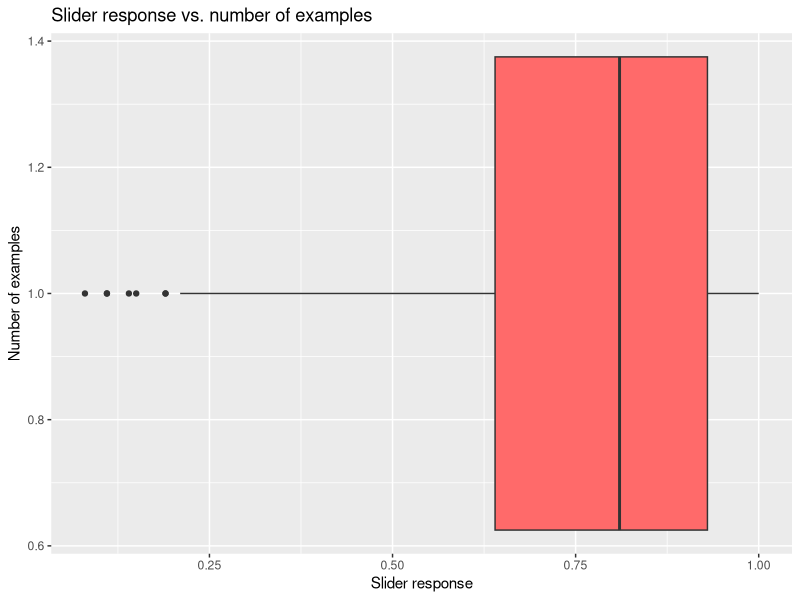
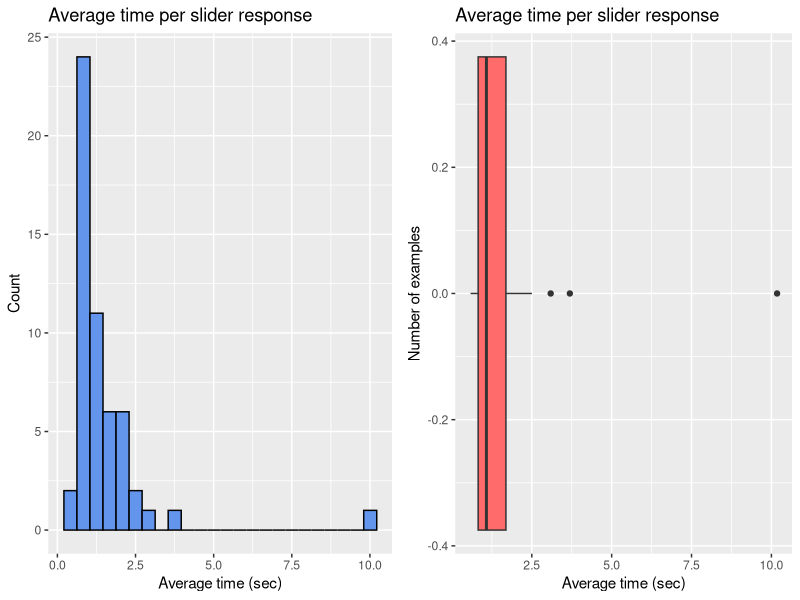
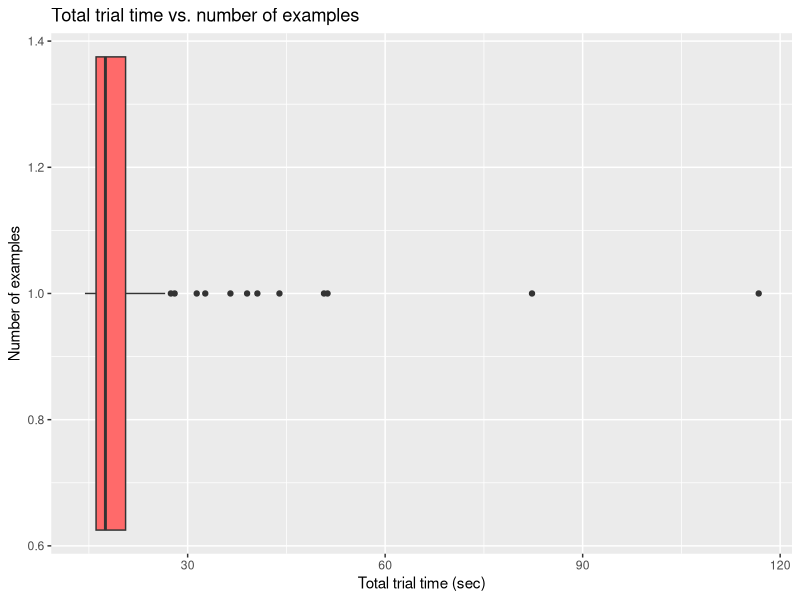
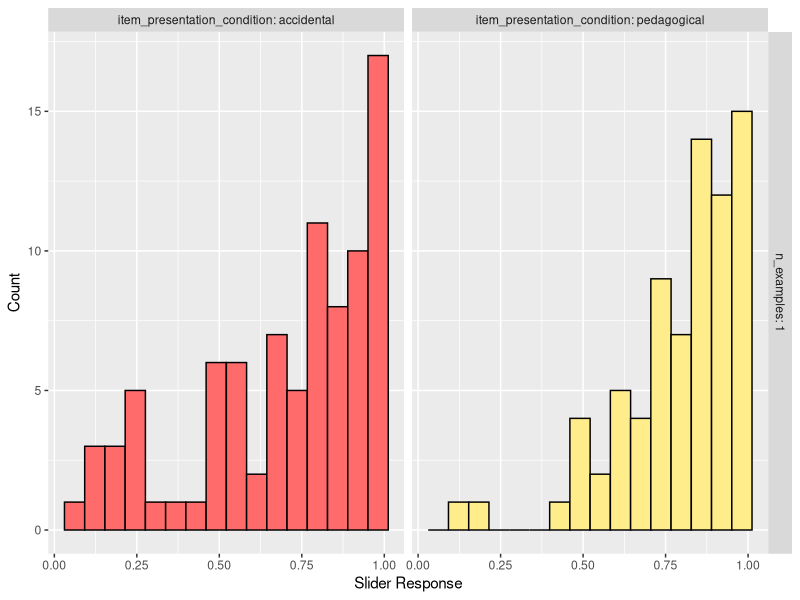
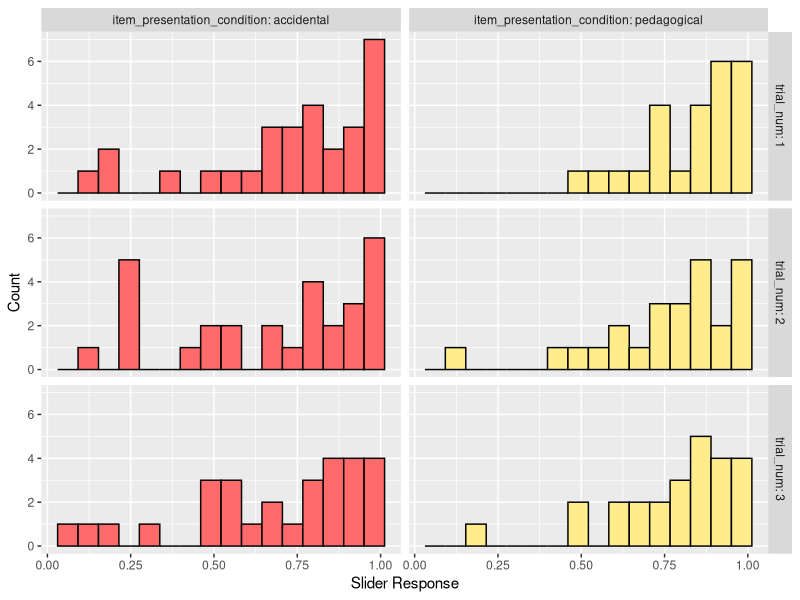
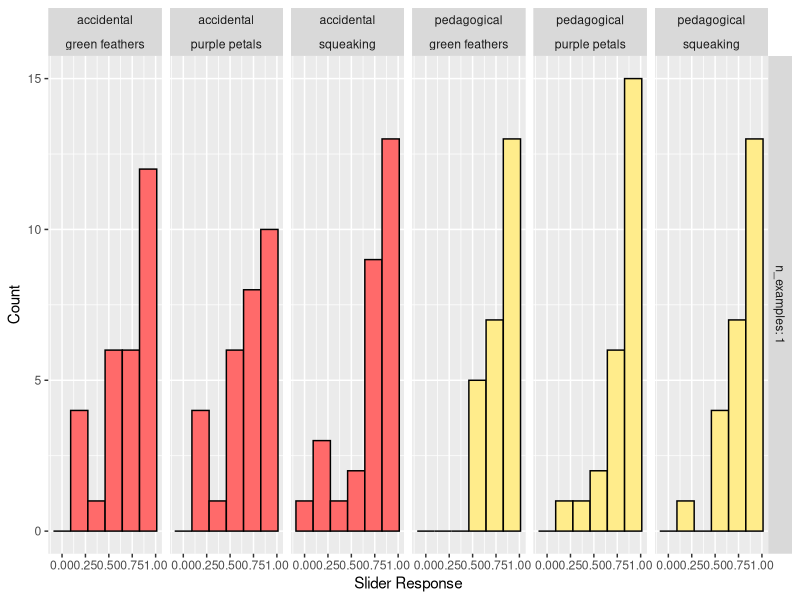
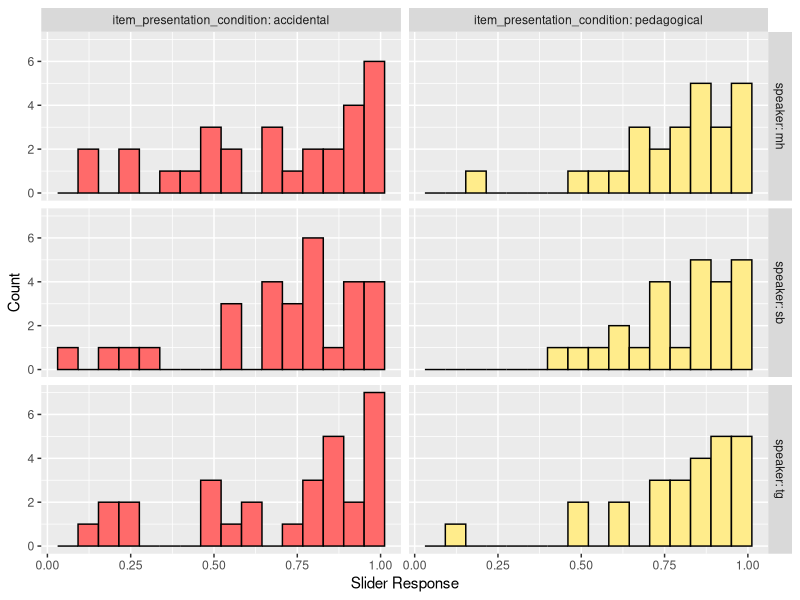

Recreate these plots in R, in order.
## ---- chunk 1

library("ggplot2")
library("gridExtra")

## ---- chunk 2

catch_trials_dada <- read.csv("catch_trials_data.csv")
combined_trials_data <- read.csv("combined_trials_data.csv")
subject_info_data <- read.csv("subject_info_data.csv")

## ---- chunk 3

n_examples_labels <- c("n_examples: 1", "n_examples: 2", "n_examples:3")
names(n_examples_labels) <- c("1", "2", "3")

trial_num_labels <- c("trial_num: 1", "trial_num: 2", "trial_num: 3")
names(trial_num_labels) <- c("1", "2", "3")

## ---- chunk 4

ggplot(data=combined_trials_data, aes(x=slider_response, y=n_examples, group=n_examples, fill=as.factor(n_examples))) + geom_boxplot() + labs(title="Slider response vs. number of examples", x="Slider response", y="Number of examples") + scale_fill_manual(values=c("indianred1", "lightgoldenrod1", "darkolivegreen2", "cornflowerblue")) + theme(legend.position="none")

## ---- chunk 5

# Initialize empty data frame for subject average time per trial
subject_average_time <- data.frame()

# Combine every three rows of trials_data, as there are three trials per participant
for(i in 1:nrow(combined_trials_data)) {
  three_row_sum <- 0
  
  # Add next term to sum of three rows
  three_row_sum <- three_row_sum + combined_trials_data[i, "slider_time_in_seconds"]
  three_row_average <- three_row_sum / 3
  
  # If this is the last of the grouping of three rows, add to subject_average_time data frame
  if((i %% 3) == 0) {
    subject_average_time <- rbind(subject_average_time, data.frame(three_row_average, combined_trials_data[i, "n_examples"]))
    three_row_sum <- 0
  }
}

# Rename columns (to make a human-readable histogram)
names(subject_average_time)[1] <- "time_in_seconds"
names(subject_average_time)[2] <- "n_examples"

# Create histogram
histogram <- ggplot(subject_average_time, aes(x=time_in_seconds)) + geom_histogram(fill="cornflowerblue", color="black", bins=24) + labs(title="Average time per slider response", x="Average time (sec)", y="Count")

box_plot <- ggplot(data=subject_average_time, aes(x=time_in_seconds, group=n_examples, fill=as.factor(n_examples))) + geom_boxplot() + labs(title="Average time per slider response", x="Average time (sec)", y="Number of examples") + scale_fill_manual(values=c("indianred1", "lightgoldenrod1", "darkolivegreen2", "cornflowerblue")) + theme(legend.position="none")

grid.arrange(histogram, box_plot, ncol=2)

## ---- chunk 6

ggplot(data=combined_trials_data, aes(x=trial_time_in_seconds, y=n_examples, group=n_examples, fill=as.factor(n_examples))) + geom_boxplot() + labs(title="Total trial time vs. number of examples", x="Total trial time (sec)", y="Number of examples") + scale_fill_manual(values=c("indianred1", "lightgoldenrod1", "darkolivegreen2", "cornflowerblue")) + theme(legend.position="none")

## ---- chunk 7

ggplot(combined_trials_data, aes(x=slider_response, fill=as.factor(item_presentation_condition))) + geom_histogram(color="black", bins=16) + labs(x="Slider Response", y="Count") + facet_grid(n_examples ~ item_presentation_condition, labeller=label_both) + scale_fill_manual(values=c("indianred1", "lightgoldenrod1", "darkolivegreen2", "cornflowerblue")) + theme(legend.position="none")

## ---- chunk 8
ggplot(combined_trials_data, aes(x=slider_response, fill=as.factor(item_presentation_condition))) + geom_histogram(color="black", bins=16) + labs(x="Slider Response", y="Count") + facet_grid(trial_num ~ item_presentation_condition, labeller=label_both) + scale_fill_manual(values=c("indianred1", "lightgoldenrod1", "darkolivegreen2", "cornflowerblue")) + theme(legend.position="none")
## ---- chunk 9

ggplot(combined_trials_data, aes(x=slider_response, fill=as.factor(item_presentation_condition))) + geom_histogram(color="black", bins=6) + labs(x="Slider Response", y="Count") + facet_grid(n_examples ~ item_presentation_condition+property, labeller=labeller(n_examples=n_examples_labels)) + scale_fill_manual(values=c("indianred1", "lightgoldenrod1", "darkolivegreen2", "cornflowerblue")) + theme(legend.position="none")

## ---- chunk 10

ggplot(combined_trials_data, aes(x=slider_response, fill=as.factor(item_presentation_condition))) + geom_histogram(color="black", bins=16) + labs(x="Slider Response", y="Count") + facet_grid(speaker ~ item_presentation_condition, labeller=label_both) + scale_fill_manual(values=c("indianred1", "lightgoldenrod1", "darkolivegreen2", "cornflowerblue")) + theme(legend.position="none")

